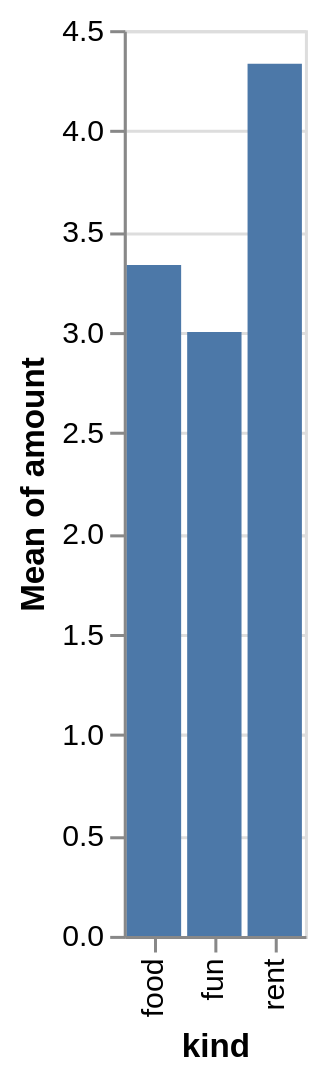

Describe this chart as a Vega-Lite specification.
### Vega-Lite specification from a JSON file in a GitHub repository (floating-point values rounded to 4 significant figures)
{"$schema": "https://vega.github.io/schema/vega-lite/v6.json", "data": {"values": [{"amount": 3, "kind": "rent", "month": "Jan"}, {"amount": 5, "kind": "food", "month": "Jan"}, {"amount": 2, "kind": "fun", "month": "Jan"}, {"amount": 4, "kind": "rent", "month": "Feb"}, {"amount": 2, "kind": "food", "month": "Feb"}, {"amount": 6, "kind": "fun", "month": "Feb"}, {"amount": 6, "kind": "rent", "month": "Mar"}, {"amount": 3, "kind": "food", "month": "Mar"}, {"amount": 1, "kind": "fun", "month": "Mar"}]}, "description": "Mean per category via encoding aggregate.", "encoding": {"x": {"field": "kind", "type": "ordinal"}, "y": {"aggregate": "mean", "field": "amount", "type": "quantitative"}}, "mark": "bar", "usermeta": {"eas": {"standin_ratio": 0.0316, "threshold": 0.06}}}
